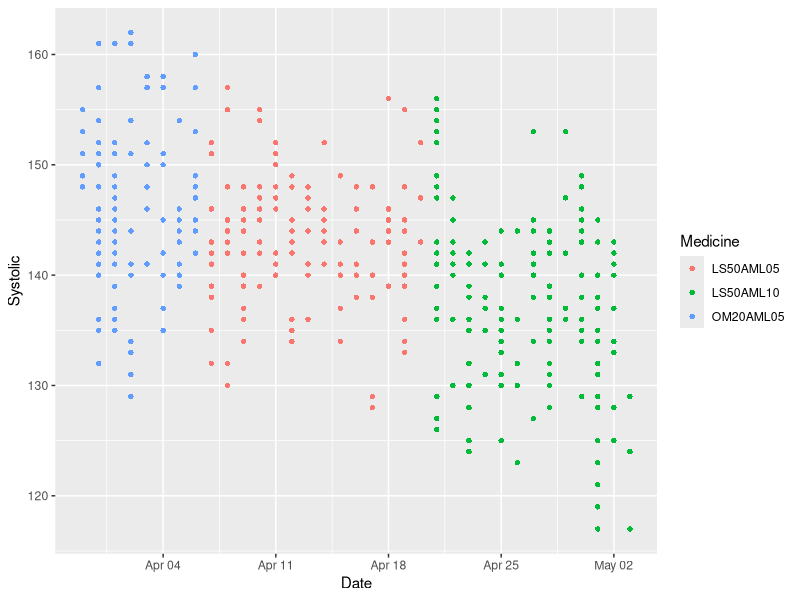
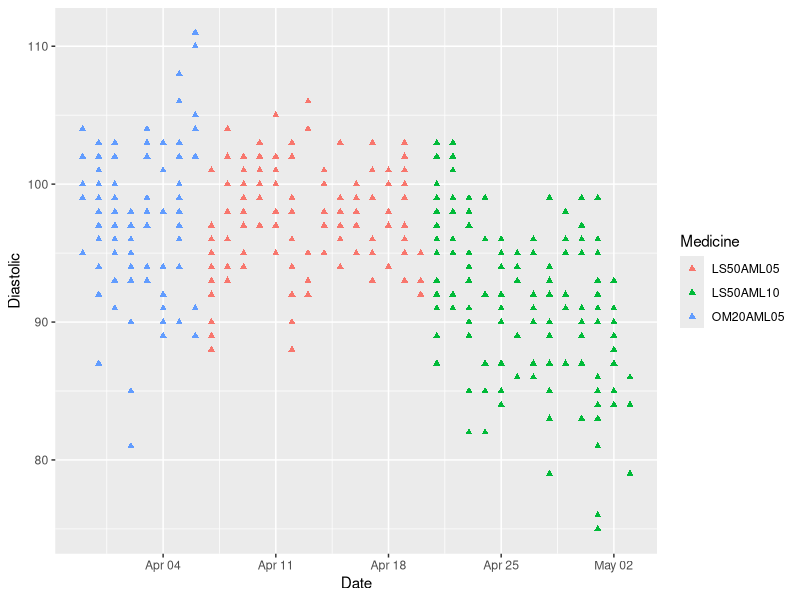
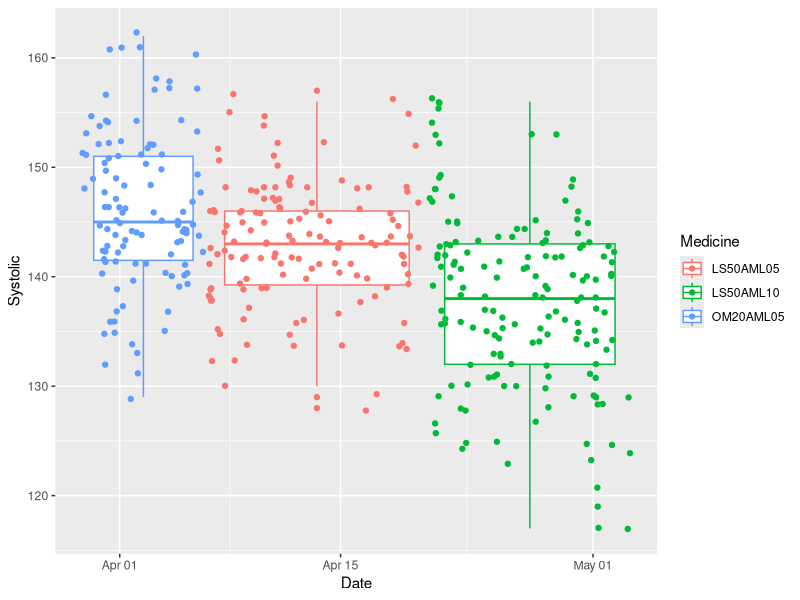
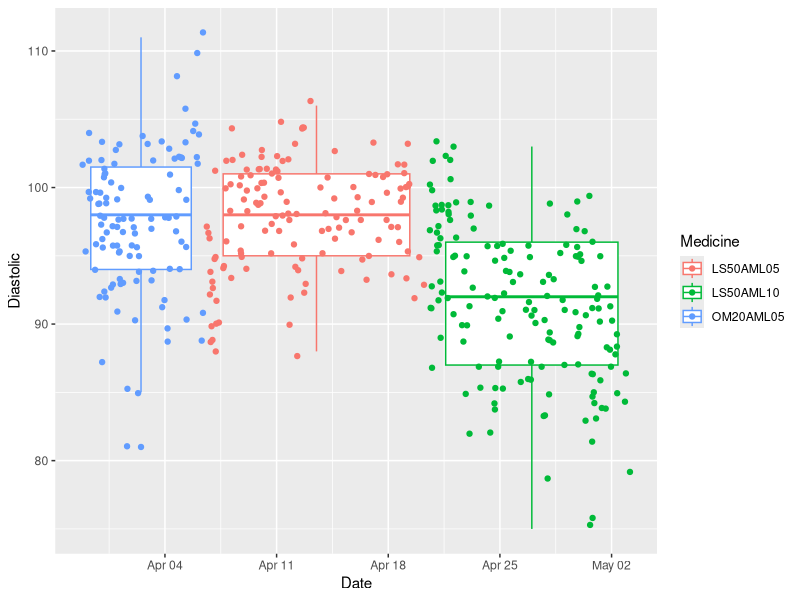

Reproduce these figures in R, in order.
library(ggplot2)
library(reshape2)

## Read the raw data file in CSV format 
temp <- read.csv("BPReadings.csv", header=T);
bpdata<-temp[, 1:7]
bpdata$Date<-as.Date(bpdata$Date,"%m/%d/%Y")
bpdata$Time<-as.POSIXct(bpdata$Time,"%I:%M %p", tz="America/New_York")

ggplot(bpdata, aes(x=Date,y=Systolic, col=Medicine)) + 
  geom_point(shape=16)
ggplot(bpdata, aes(x=Date,y=Diastolic, col=Medicine)) + 
  geom_point(shape=17)
ggplot(bpdata, aes(x=Date,y=Systolic, col=Medicine)) + 
  geom_boxplot() + geom_jitter()
ggplot(bpdata, aes(x=Date,y=Diastolic, col=Medicine)) + 
  geom_boxplot() + geom_jitter()